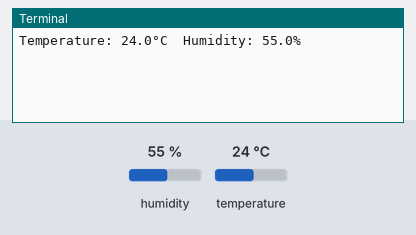
Bench run of a program on a simulated Raspberry Pi (BCM pin numbers). Shown: the last lines printed to the terminal. Inputs (shaded band) come from the test bench; at power-on: humidity 55 %, temperature 24 °C.

Above: at 1.2 s.
1.3 s: humidity set to 22 %
At 4.2 s:
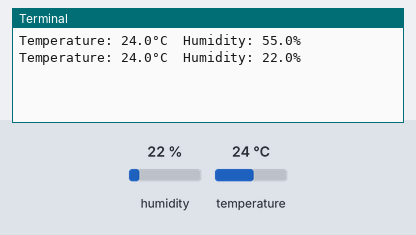
4.7 s: temperature set to 12 °C
At 7.0 s:
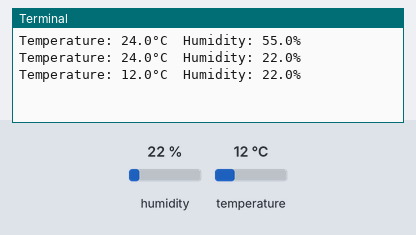
8.1 s: humidity set to 40 %
At 8.7 s:
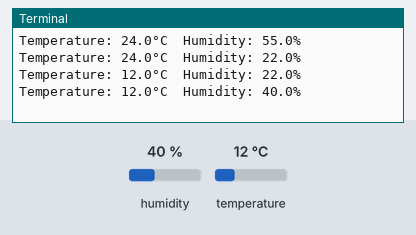
Timing chart, 0 to 11.1 s (numbered marks = the images above; inputs shaded):
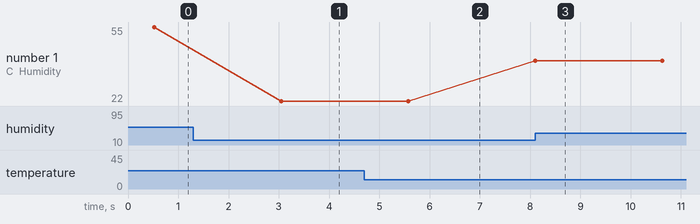

The program:

read_dht11.py
```python
import Adafruit_DHT
import time

# Define sensor type and GPIO pin
SENSOR = Adafruit_DHT.DHT11
GPIO_PIN = 4  # GPIO4 (Pin 7)

try:
    while True:
        # Read temperature and humidity from the DHT11 sensor with retries
        humidity, temperature = Adafruit_DHT.read_retry(SENSOR, GPIO_PIN)

        # Check if reading was successful
        if humidity is not None and temperature is not None:
            print(f"Temperature: {temperature:.1f}°C  Humidity: {humidity:.1f}%")
        else:
            print("Failed to retrieve data from sensor. Retrying...")

        time.sleep(2)  # 2-second delay for stable readings

except KeyboardInterrupt:
    print("\nProgram stopped by user.")
```

Measured:
- after the input at 1.3 s, the terminal: prints a new line after 1.8 s (image 1)
- after the input at 4.7 s, the terminal: prints a new line after 0.88 s (image 2)
- after the input at 8.1 s, the terminal: prints a new line at once (image 3)
- plotted number 1: 55 → 22 after the input at 1.3 s, 22 → 40 after the input at 8.1 s
